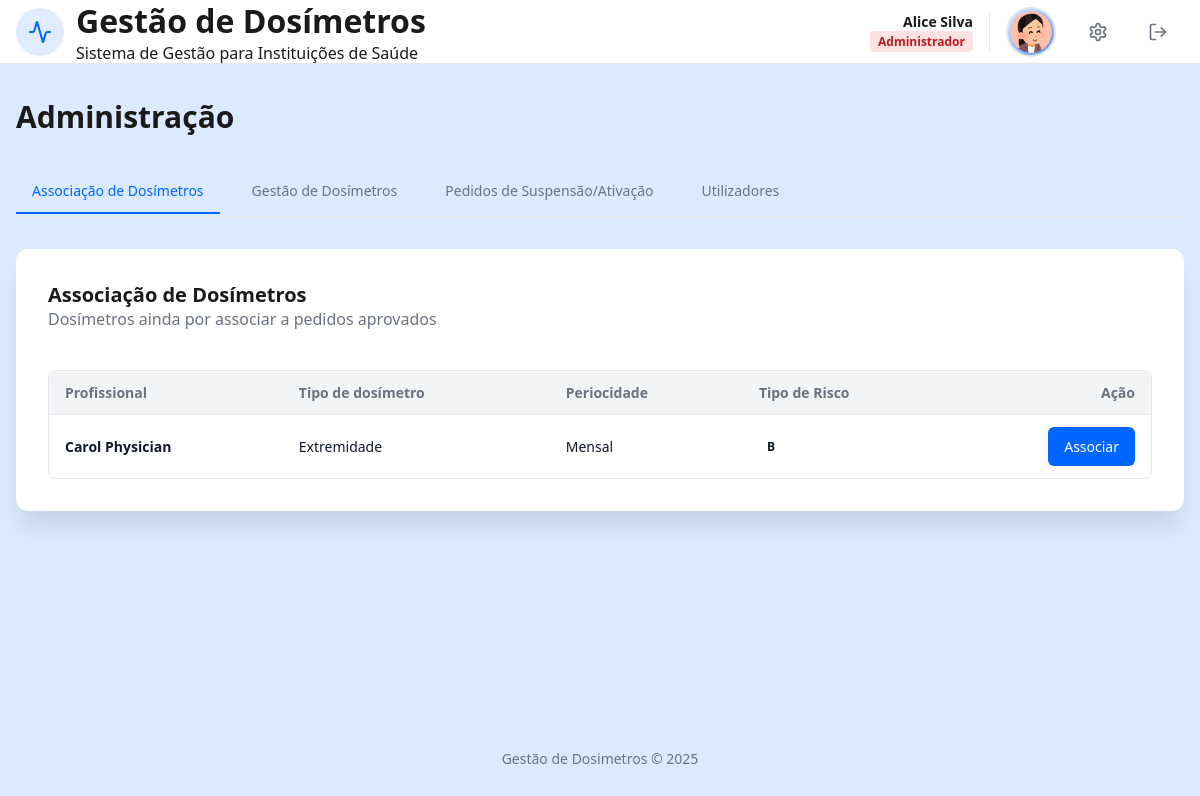
Screenshot of /admin.php (signed in) with the database file from the repository.
### tables this page shows
CREATE TABLE DosimeterAssignment (
    idDA INTEGER PRIMARY KEY AUTOINCREMENT,
    idA INTEGER NOT NULL,
    dosimeterSerial TEXT,
    assignmentDate DATE,
    nextReplacementDate DATE,
    periodicity TEXT NOT NULL,
    status TEXT CHECK(status IN ('Por_Associar','Em_Uso','Suspenso')) DEFAULT 'Por_Associar',
    notes TEXT,
    FOREIGN KEY (idA) REFERENCES ApprovedRequest(idA) ON DELETE CASCADE
);

CREATE TABLE User (
    idU INTEGER PRIMARY KEY AUTOINCREMENT,
    name TEXT NOT NULL,
    surname TEXT NOT NULL, 
    birthDate DATE NOT NULL,
    sex TEXT CHECK(sex IN ('Female', 'Male', 'Other')) NOT NULL,
    email TEXT UNIQUE NOT NULL, 
    password TEXT NOT NULL,
    phoneN TEXT CHECK(phoneN GLOB '+[0-9][0-9][0-9]*'),
    userType TEXT CHECK(userType IN ('Administrador', 'Físico Médico', 'Profissional de Saúde')) NOT NULL,
    userStatus BOOLEAN DEFAULT 1,
    profilePic TEXT DEFAULT 'foto/12225881.png'
);

CREATE TABLE ApprovedRequest (
    idA INTEGER PRIMARY KEY AUTOINCREMENT,
    idR INTEGER NOT NULL,
    idP INTEGER NOT NULL,
    approvalDate DATETIME NOT NULL,
    periodicity TEXT NOT NULL,
    riskCategory TEXT CHECK(riskCategory IN ('A', 'B')) NOT NULL,
    dosimeterType TEXT CHECK(dosimeterType IN ('Corpo Inteiro','Extremidade')) NOT NULL,
    status TEXT CHECK(status IN ('Ativo', 'Suspenso')) DEFAULT 'Ativo',
    FOREIGN KEY (idR) REFERENCES DosimeterRequest(idR) ON DELETE CASCADE,
    FOREIGN KEY (idP) REFERENCES User(idU) ON DELETE CASCADE
);

### database/admin_db.php (called while the page is built)
<?php
function getPendingAssociations($db) {
    $sql = "
        SELECT
            DA.idDA,
            U.name,
            U.surname,
            AR.dosimeterType,
            AR.periodicity,
            AR.riskCategory
        FROM DosimeterAssignment DA
        JOIN ApprovedRequest AR ON DA.idA = AR.idA
        JOIN User U ON AR.idP = U.idU
        WHERE DA.status = 'Por_Associar'
        ORDER BY AR.approvalDate ASC
    ";
    $stmt = $db->prepare($sql);
    $stmt->execute();
    return $stmt->fetchAll();
}
?>

### templates/admin_views.php (the view, shortened to what this page needs)
<?php
function renderAdminTabs($currentTab) {
    ?>
    <div class="admin-tabs">
        <a href="admin.php?tab=associacao" class="tab-link <?php echo $currentTab === 'associacao' ? 'active' : ''; ?>">Associação de Dosímetros</a>
        <a href="admin.php?tab=gestao" class="tab-link <?php echo $currentTab === 'gestao' ? 'active' : ''; ?>">Gestão de Dosímetros</a>
        <a href="admin.php?tab=pedidos" class="tab-link <?php echo $currentTab === 'pedidos' ? 'active' : ''; ?>">Pedidos de Suspensão/Ativação</a>
        <a href="admin.php?tab=users" class="tab-link <?php echo $currentTab === 'users' ? 'active' : ''; ?>">Utilizadores</a>
    </div>
    <?php
}
function renderAssociationTable($pendingData) {
    ?>
    <div class="card">
        <div class="mb1_5">
            <h2 class="titulo-separador">Associação de Dosímetros</h2>
            <p class="subtítulo">Dosímetros ainda por associar a pedidos aprovados</p>
        </div>
        <?php if (empty($pendingData)): ?>
            <div class="alert-container alert-success">✅ Tudo em dia!</div>
        <?php else: ?>
            <div class="table-container">
                <table class="admin-table">
                    <thead>
                        <tr>
                            <th>Profissional</th>
                            <th>Tipo de dosímetro</th>
                            <th>Periocidade</th>
                            <th>Tipo de Risco</th>
                            <th class="txt-right">Ação</th>
                        </tr>
                    </thead>
                    <tbody>
                        <?php foreach ($pendingData as $row): ?>
                            <tr>
                                <td><span class="nome-tab"><?php echo htmlspecialchars($row['name'] . ' ' . $row['surname']); ?></span></td>
                                <td><?php echo htmlspecialchars($row['dosimeterType']); ?></td>
                                <td><?php echo htmlspecialchars($row['periodicity']); ?></td>
                                <td><span class="role-badge"><?php echo htmlspecialchars($row['riskCategory']); ?></span></td>
                                <td class="txt-right">
                                    <a href="admin.php?tab=associacao&associar=<?php echo $row['idDA']; ?>&user=<?php echo urlencode($row['name'] . ' ' . $row['surname']); ?>"
                                       class="btn btn-primary"> Associar
                                    </a>
                                </td>
                            </tr>
                        <?php endforeach; ?>
                    </tbody>
                </table>
            </div>
        <?php endif; ?>
    </div>
    <?php
}
    ?>

### css/style.css (style rules this page uses)
:root { font-size: 16px; --primary: #0066ff; --primary-light: #4d94ff; --primary-dark: #0052cc; --secondary: #2b9a66; --secondary-light: #4db88a; --white: #ffffff; --foreground: #1a1a1a; --border: #e5e7eb; --input-bg: #f9fafb; --muted: #6b7280; --background: #dbeafe; --background2: #b2cdf0; --bg-body: #f3f4f6; --text-main: #111827; --green-light: #dcfce7; --green:#166534; --green-light2:#bbf7d0; --red-light: #fee2e2; --red:#991b1b; --red-light2:#fecaca; --green2: #15803d; --green3:#16a34a; --badge-blue:#1d4ed8; --badge-purple-background:#f3e8ff; --badge-purple: #7e22ce; --badge-red: #b91c1c; }
* { margin: 0;padding: 0;box-sizing: border-box; }
html, body { height: 100%; font-family: "Segoe UI", "Helvetica Neue", Arial, sans-serif; background: var(--background);color: var(--foreground); }
:where(p, h1, h2, button) { overflow-wrap: anywhere; word-break: break-word; }
a { text-decoration: none; }
.titulo-separador { font-size:1.25rem; font-weight:600; }
.txt-right { text-align:right; }
.nome-tab { font-weight:600; color:var(--text-main); }
.mb1_5 { margin-bottom: 1.5rem; }
.btn { display: inline-flex; align-items: center; justify-content: center; padding: 10px 16px; font-size: 14px;font-weight: 500; border: none; border-radius: 6px; cursor: pointer; transition: all 0.2s ease; text-decoration: none; gap: 6px; }
.btn-primary { background: var(--primary);color: var(--white); }
.card, .card1, .modal-box { background-color: var(--white); border-radius: 0.75rem; display: flex; flex-direction: column; }
.card { box-shadow: 0 20px 25px -5px rgba(0, 0, 0, 0.1); padding: 2rem; gap: 1rem; }
.subtítulo { font-size: 1rem; color: var(--muted); }
.role-badge, .etiqueta { font-size: 0.75rem; padding: 2px 8px; border-radius: 4px; font-weight: 600; display: inline-block; }
.admin-tabs { display: flex; gap: 1rem; border-bottom: 1px solid var(--border); margin-bottom: 2rem; overflow-x: auto; padding-bottom: 2px; }
.tab-link { padding: 0.75rem 1rem; color: var(--muted); text-decoration: none; font-size: 0.875rem; font-weight: 500; border-bottom: 2px solid transparent; transition: all 0.2s; white-space: nowrap; }
.tab-link.active { color: var(--primary); border-bottom-color: var(--primary); }
.table-container { width: 100%; overflow-x: auto; border: 1px solid var(--border); border-radius: 0.5rem; background-color: var(--white); }
.admin-table { width: 100%; border-collapse: collapse; font-size: 0.875rem; text-align: left; }
.admin-table th { background-color: var(--bg-body); padding: 0.75rem 1rem; font-weight: 600; color: var(--muted);border-bottom: 1px solid var(--border); }
.admin-table td { padding: 0.75rem 1rem; border-bottom: 1px solid var(--border); color: var(--text-main); }
.admin-table tr:last-child td { border-bottom: none; }

### rows the page displays
dosimeterassignment: user.name+surname "Carol Physician", idA.dosimeterType "Extremidade", idA.periodicity "Mensal", idA.riskCategory "B"

### other values shown
$userName . ' ' . $userSurname "Alice Silva"
$roleLabel "Administrador"
